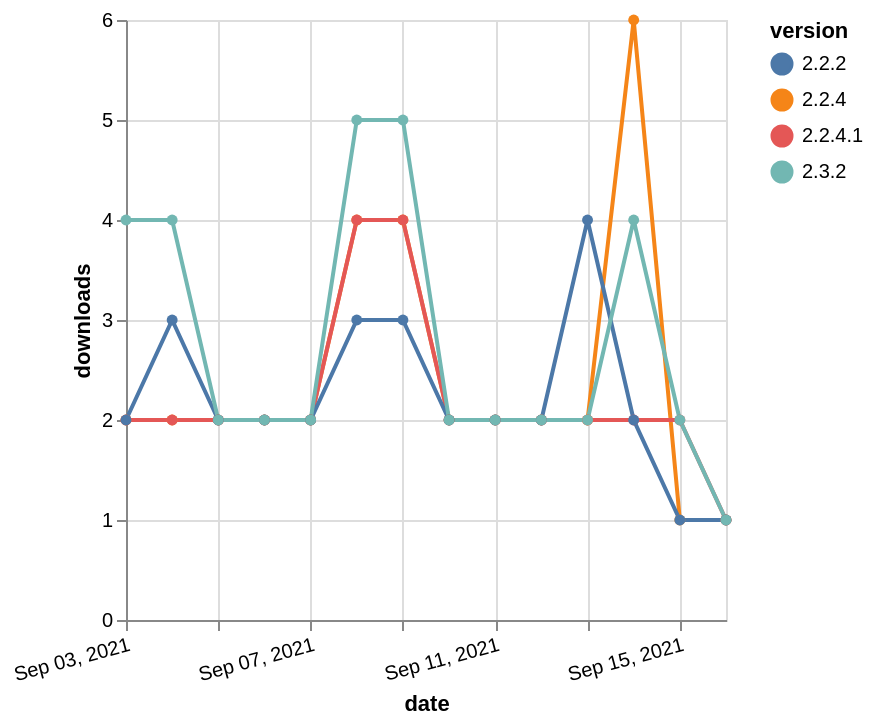

Describe this chart as a Vega-Lite specification.
### Vega-Lite specification from a JSON file in a GitHub repository (floating-point values rounded to 4 significant figures)
{"$schema": "https://vega.github.io/schema/vega-lite/v5.json", "description": "A simple bar chart with embedded data.", "data": {"values": [{"date": "2021-09-03", "total": 2025, "delta": 2, "version": "2.2.4"}, {"date": "2021-09-04", "total": 2027, "delta": 2, "version": "2.2.4"}, {"date": "2021-09-05", "total": 2029, "delta": 2, "version": "2.2.4"}, {"date": "2021-09-06", "total": 2031, "delta": 2, "version": "2.2.4"}, {"date": "2021-09-07", "total": 2033, "delta": 2, "version": "2.2.4"}, {"date": "2021-09-08", "total": 2037, "delta": 4, "version": "2.2.4"}, {"date": "2021-09-09", "total": 2041, "delta": 4, "version": "2.2.4"}, {"date": "2021-09-10", "total": 2043, "delta": 2, "version": "2.2.4"}, {"date": "2021-09-11", "total": 2045, "delta": 2, "version": "2.2.4"}, {"date": "2021-09-12", "total": 2047, "delta": 2, "version": "2.2.4"}, {"date": "2021-09-13", "total": 2049, "delta": 2, "version": "2.2.4"}, {"date": "2021-09-14", "total": 2055, "delta": 6, "version": "2.2.4"}, {"date": "2021-09-15", "total": 2056, "delta": 1, "version": "2.2.4"}, {"date": "2021-09-16", "total": 2057, "delta": 1, "version": "2.2.4"}, {"date": "2021-09-03", "total": 1271, "delta": 2, "version": "2.2.4.1"}, {"date": "2021-09-04", "total": 1273, "delta": 2, "version": "2.2.4.1"}, {"date": "2021-09-05", "total": 1275, "delta": 2, "version": "2.2.4.1"}, {"date": "2021-09-06", "total": 1277, "delta": 2, "version": "2.2.4.1"}, {"date": "2021-09-07", "total": 1279, "delta": 2, "version": "2.2.4.1"}, {"date": "2021-09-08", "total": 1283, "delta": 4, "version": "2.2.4.1"}, {"date": "2021-09-09", "total": 1287, "delta": 4, "version": "2.2.4.1"}, {"date": "2021-09-10", "total": 1289, "delta": 2, "version": "2.2.4.1"}, {"date": "2021-09-11", "total": 1291, "delta": 2, "version": "2.2.4.1"}, {"date": "2021-09-12", "total": 1293, "delta": 2, "version": "2.2.4.1"}, {"date": "2021-09-13", "total": 1295, "delta": 2, "version": "2.2.4.1"}, {"date": "2021-09-14", "total": 1297, "delta": 2, "version": "2.2.4.1"}, {"date": "2021-09-15", "total": 1299, "delta": 2, "version": "2.2.4.1"}, {"date": "2021-09-16", "total": 1300, "delta": 1, "version": "2.2.4.1"}, {"date": "2021-09-03", "total": 2109, "delta": 2, "version": "2.2.2"}, {"date": "2021-09-04", "total": 2112, "delta": 3, "version": "2.2.2"}, {"date": "2021-09-05", "total": 2114, "delta": 2, "version": "2.2.2"}, {"date": "2021-09-06", "total": 2116, "delta": 2, "version": "2.2.2"}, {"date": "2021-09-07", "total": 2118, "delta": 2, "version": "2.2.2"}, {"date": "2021-09-08", "total": 2121, "delta": 3, "version": "2.2.2"}, {"date": "2021-09-09", "total": 2124, "delta": 3, "version": "2.2.2"}, {"date": "2021-09-10", "total": 2126, "delta": 2, "version": "2.2.2"}, {"date": "2021-09-11", "total": 2128, "delta": 2, "version": "2.2.2"}, {"date": "2021-09-12", "total": 2130, "delta": 2, "version": "2.2.2"}, {"date": "2021-09-13", "total": 2134, "delta": 4, "version": "2.2.2"}, {"date": "2021-09-14", "total": 2136, "delta": 2, "version": "2.2.2"}, {"date": "2021-09-15", "total": 2137, "delta": 1, "version": "2.2.2"}, {"date": "2021-09-16", "total": 2138, "delta": 1, "version": "2.2.2"}, {"date": "2021-09-03", "total": 1091, "delta": 4, "version": "2.3.2"}, {"date": "2021-09-04", "total": 1095, "delta": 4, "version": "2.3.2"}, {"date": "2021-09-05", "total": 1097, "delta": 2, "version": "2.3.2"}, {"date": "2021-09-06", "total": 1099, "delta": 2, "version": "2.3.2"}, {"date": "2021-09-07", "total": 1101, "delta": 2, "version": "2.3.2"}, {"date": "2021-09-08", "total": 1106, "delta": 5, "version": "2.3.2"}, {"date": "2021-09-09", "total": 1111, "delta": 5, "version": "2.3.2"}, {"date": "2021-09-10", "total": 1113, "delta": 2, "version": "2.3.2"}, {"date": "2021-09-11", "total": 1115, "delta": 2, "version": "2.3.2"}, {"date": "2021-09-12", "total": 1117, "delta": 2, "version": "2.3.2"}, {"date": "2021-09-13", "total": 1119, "delta": 2, "version": "2.3.2"}, {"date": "2021-09-14", "total": 1123, "delta": 4, "version": "2.3.2"}, {"date": "2021-09-15", "total": 1125, "delta": 2, "version": "2.3.2"}, {"date": "2021-09-16", "total": 1126, "delta": 1, "version": "2.3.2"}]}, "width": "container", "mark": {"type": "line", "point": {"filled": true}}, "encoding": {"x": {"field": "date", "type": "temporal", "timeUnit": "yearmonthdate", "title": "date", "axis": {"labelAngle": -15}}, "y": {"field": "delta", "type": "quantitative", "title": "downloads"}, "color": {"field": "version", "type": "nominal"}, "tooltip": {"field": "delta"}}}
